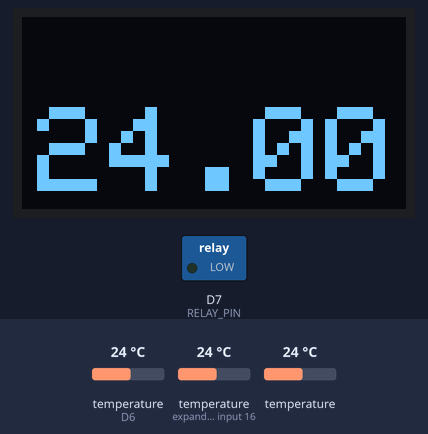
The sketch below on a simulated ESP8266 (NodeMCU). Parts: 128×64 one-colour display, switched loads named in the sketch (green lamp = pin HIGH). The test bench sets the inputs (shaded band); at power-on: temperature (sensors on D6, expander input 16) 24 °C, temperature 24 °C. WiFi joins after 1.5 s; servers stay silent unless stated.

Above: at 5.2 s.
5.3 s: temperature (sensor on D6) set to 12 °C
At 7.3 s:
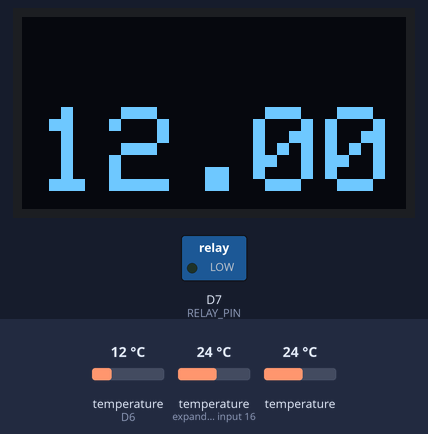
8.1 s: temperature (sensor on D6) set to 19 °C
At 9.8 s:
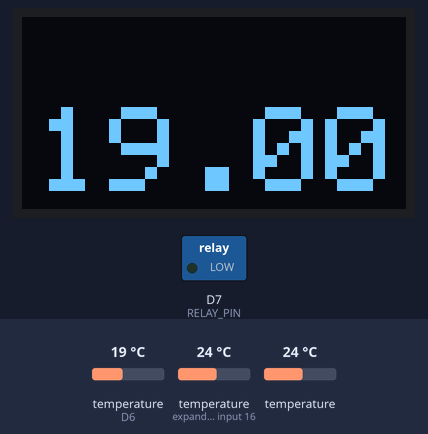
10.1 s: temperature (sensor on D6) set to 28 °C
At 11.6 s:
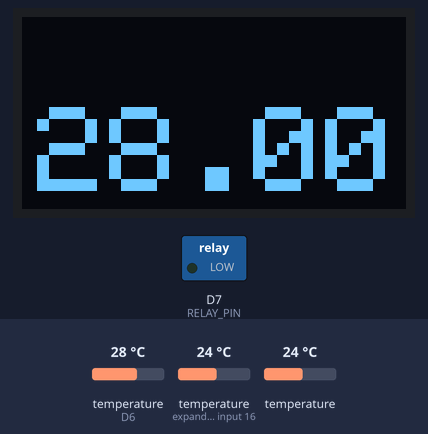
Timing chart, 0 to 13.1 s (numbered marks = the images above; inputs shaded):
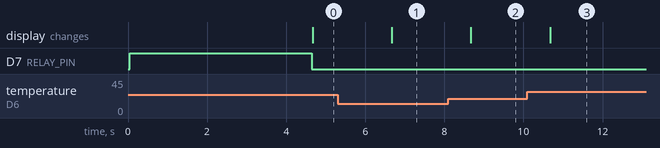

Measured:
- after the input at 5.3 s, the display: changes after 1.4 s (image 1)
- after the input at 8.1 s, the display: changes after 0.57 s (image 2)
- after the input at 10.1 s, the display: changes after 0.57 s (image 3)

The sketch:

Kotlownia.ino
```cpp
#include <Adafruit_GFX.h>
#include <gfxfont.h>
#include <DallasTemperature.h>
#include <ESP8266WiFi.h>
#include <OneWire.h>
#include <SimpleTimer.h>
#include <BlynkSimpleEsp8266.h>
#include <Adafruit_SSD1306.h>
#include <SPI.h>
#include <Wire.h>

#define BLYNK_PRINT Serial  // Comment this out to disable prints and save space
#define ONEWIRE_PIN D6      //pin number where sensor is connected
#define RELAY_PIN D7        //pin number where relay is connected
#define OLED_RESET -1

Adafruit_SSD1306 display(OLED_RESET);

const char* ssid = "SSID";
const char* password = "password";
char auth[] = "5ecc693b3675476e81f2923c128b44be";

float maxTemp = 45.0;
float histereza = 7.0;
float minTemp = maxTemp-histereza;
float tempZasobnika;
float tempPowrotuCWU;
float tempSolarna;

bool emailSendedToReceiver = false;

OneWire oneWire(ONEWIRE_PIN);
DallasTemperature sensors(&oneWire);

// Addresses of 3 DS18B20s
uint8_t sensorZasobnika[8] = { 0x28, 0x55, 0x6A, 0x56, 0xB5, 0x01, 0x3C, 0xF6 };
uint8_t sensorPowrotuCWU[8] = { 0x28, 0x17, 0x4F, 0x56, 0xB5, 0x01, 0x3C, 0xC7 };
uint8_t sensorSolarny[8] = { 0x28, 0xFF, 0x57, 0x09, 0xA3, 0x16, 0x03, 0xA9 };

SimpleTimer timer;

void setup() {
  Serial.begin(115200);
  sensors.begin();

  display.begin(SSD1306_SWITCHCAPVCC, 0x3C);
  display.clearDisplay();

  pinMode(RELAY_PIN, OUTPUT);
  digitalWrite(RELAY_PIN, HIGH);
  delay(10);

  Blynk.begin(auth, ssid, password);
  timer.setInterval(2000L, sendTemps);
}

void loop() {
  Blynk.run();
  timer.run();
}

void sendTemps()
{
  sensors.requestTemperatures();              // Polls the sensors.
  tempZasobnika = getTemperature(sensorZasobnika);
  tempPowrotuCWU = getTemperature(sensorPowrotuCWU);
  tempSolarna = getTemperature(sensorSolarny);
  setRelay(tempZasobnika);
  Blynk.virtualWrite(1, tempZasobnika);         // Send temperature to Blynk app virtual pin 1.
  Blynk.virtualWrite(2, tempPowrotuCWU);         // Send temperature to Blynk app virtual pin 2.
  Blynk.virtualWrite(3, tempSolarna);         // Send temperature to Blynk app virtual pin 3.
  SendEmailIfNeeded(tempZasobnika);
  displayTemp(tempZasobnika);
  // Serial.print("Temperatura zasobnika: ");
  // Serial.print(tempZasobnika);
  // Serial.println(F(" 'C "));

  // Serial.print("Temperatura powrotu CWU: ");
  // Serial.print(tempPowrotuCWU);
  // Serial.println(F(" 'C "));

  // Serial.print("Temperatura solarna: ");
  // Serial.print(tempSolarna);
  // Serial.println(F(" 'C "));
}

void SendEmailIfNeeded(float temp) {
  if(temp <= (minTemp - 5) && !emailSendedToReceiver)
  {
    Blynk.email("email_address", "Alert Temperatury w zasobniku", "Temperatura w zasobniku spadła poniżej 32 stopni.");
    emailSendedToReceiver = true;
  }

  if(temp >= maxTemp && emailSendedToReceiver)
  {
    Blynk.email("email_address", "Temperatura w zasobniku w normie", "Temperatura w zasobniku wróciła powyżej 42 stopni.");
    emailSendedToReceiver = false;
  }
}

void setRelay(float temp) {
  if(temp >= maxTemp)
  {
    // Serial.print("R1: ");
    // Serial.println(temp);
    digitalWrite(RELAY_PIN, HIGH);
  }

  if(temp <= minTemp)
  {
    // Serial.print("R2: ");
    // Serial.println(temp);
    digitalWrite(RELAY_PIN, LOW);
  }
}

float getTemperature(DeviceAddress deviceAddress)
{
  return sensors.getTempC(deviceAddress);
}

void displayTemp(float temp)
{
  display.clearDisplay();
  display.setTextSize(4);
  display.setTextColor(WHITE);
  display.setCursor(5,30);
  display.println(temp);
  display.display();
}
```
